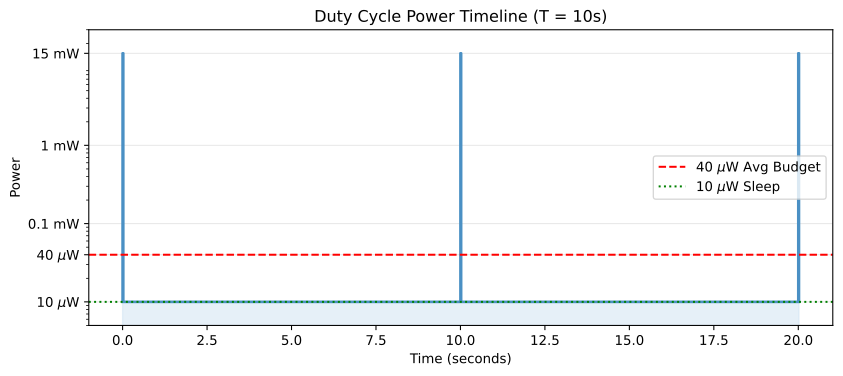

The script that drew this image:
import os
import numpy as np
import matplotlib.pyplot as plt

plt.figure(figsize=(10, 4))
t_points = []
p_points = []
for i in range(3):
    start = i * 10
    t_points.extend([max(0, start - 1e-5), start, start + 0.02, start + 0.02 + 1e-5])
    p_points.extend([0.01, 15, 15, 0.01])
    if i < 2:
        t_points.append((i+1)*10 - 1e-5)
        p_points.append(0.01)

plt.plot(t_points, p_points, color='#4a90c4', linewidth=2)
plt.fill_between(t_points, p_points, 1e-3, color='#cfe2f3', alpha=0.5)

plt.axhline(y=0.04, color='red', linestyle='--', label='40 $\mu$W Avg Budget')
plt.axhline(y=0.01, color='green', linestyle=':', label='10 $\mu$W Sleep')

plt.yscale('log')
plt.ylim(0.005, 30)
plt.yticks([0.01, 0.04, 0.1, 1, 15], ['10 $\mu$W', '40 $\mu$W', '0.1 mW', '1 mW', '15 mW'])

plt.title("Duty Cycle Power Timeline (T = 10s)")
plt.xlabel("Time (seconds)")
plt.ylabel("Power")
plt.grid(True, axis='y', alpha=0.3)
plt.legend(loc='center right')

out_path = os.environ.get("VISUAL_OUT_PATH", "out.svg")
plt.savefig(out_path, format="svg", bbox_inches="tight")
plt.close()
